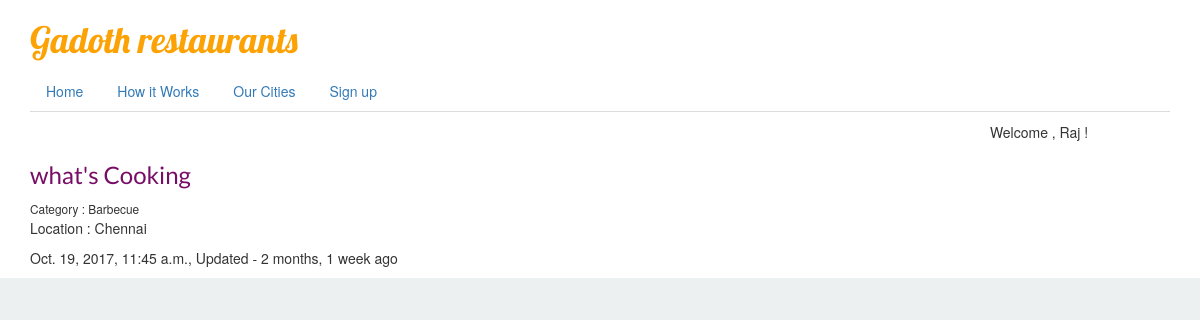
The app's page /restaurants/whats-cooking/ with its own data.
### restaurants/models.py (models this page shows, shortened)
class restaurantLocations(models.Model):
    name        = models.CharField(max_length=120)
    location    = models.CharField(max_length=120,null=True,blank=True)
    category    = models.CharField(max_length=120,null=True,blank=True)
    created     = models.DateTimeField(auto_now_add=True,blank=True)
    modified    = models.DateTimeField(auto_now=True)
    slug        = models.SlugField(null=True,blank=True)

### restaurants/views.py (the view)
# urls.py: url(r'^restaurants/(?P<slug>[\w-]+)/$', restaurantDetailview.as_view()),
class restaurantDetailview(DetailView):
    queryset = restaurantLocations.objects.all()
    template_name = 'restaurants/restaurants_detail.html'

### restaurants/templates/restaurants/restaurants_detail.html (shortened to what this page needs)
{% extends 'base.html' %}
{% block page %}
<h3> {{ object.name }} </h3>
<small> Category : {{ object.category }} </small>
<p>Location : {{ object.location }}</p>
<p>{{ object.created }}, Updated - {{ object.modified | timesince }} ago </p>
{% endblock %}

### static/css/style.css (style rules this page uses)
html { background-color: #ecf0f1; }
h3 { color: #770d66; font-family: 'Lato'; }

### records on screen
restaurantLocations: name "what's Cooking", category "Barbecue", location "Chennai", created "Oct. 19, 2017, 11:45 a.m.", modified "2 months, 1 week"

### other values on screen
{{ greetings }} "Welcome"
{{ person|default:"friend" }} "Raj"
